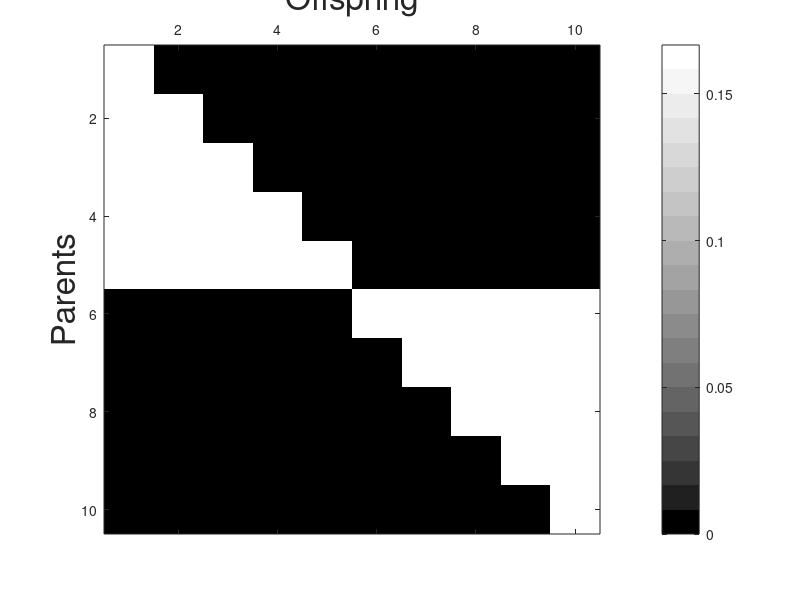
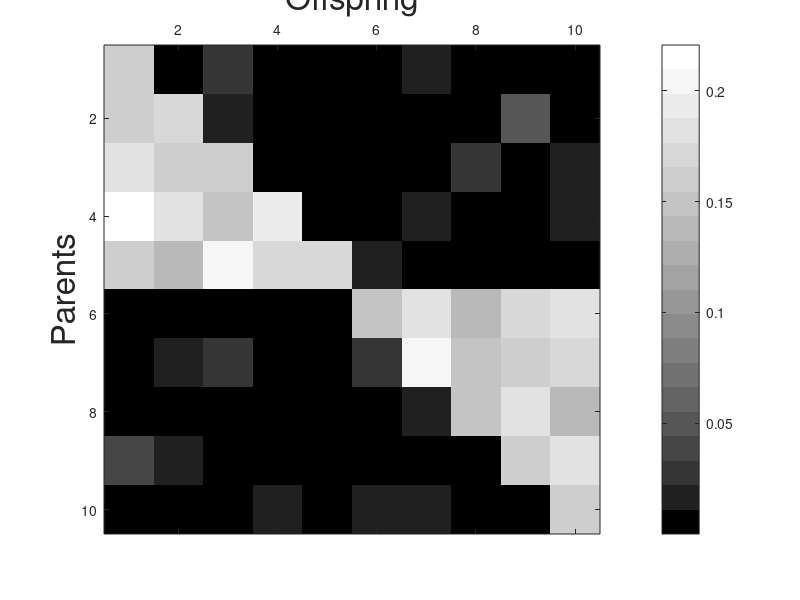
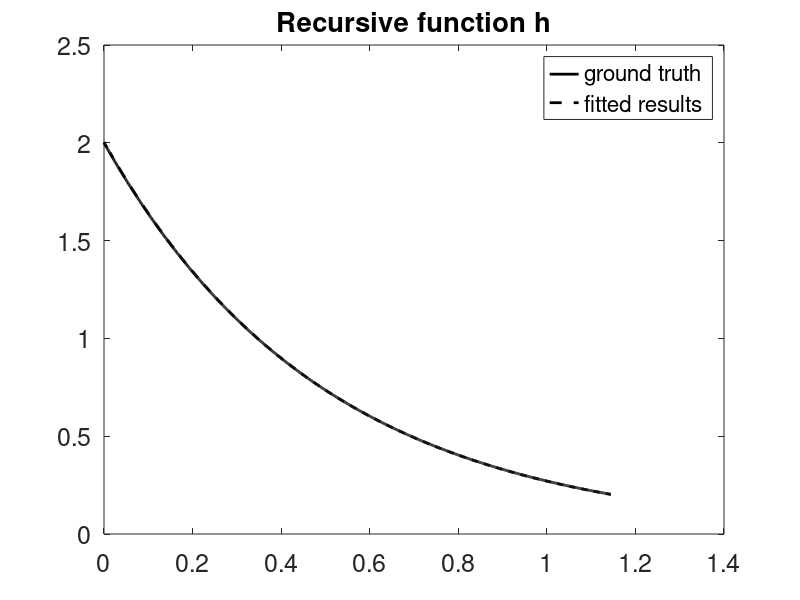
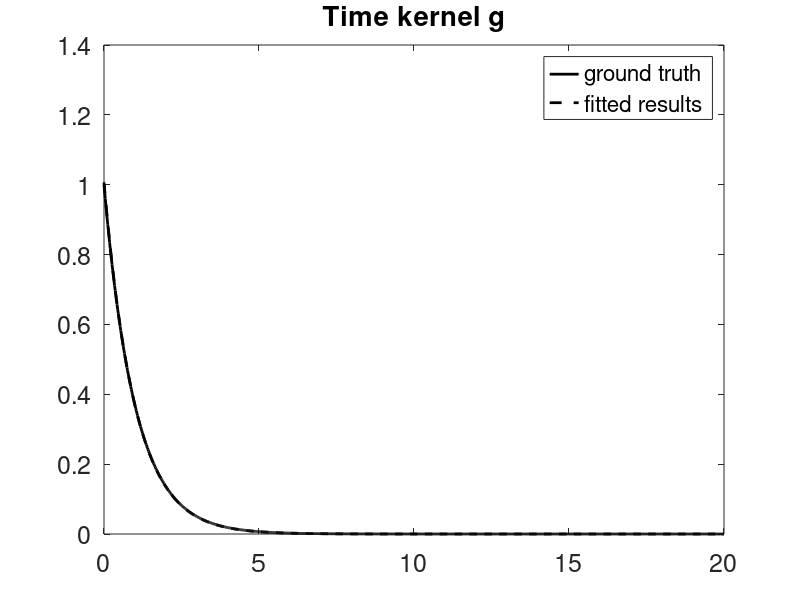

Recreate these plots in MATLAB, in order.
clear;
clc;

addpath('methods');
addpath('exp_syn_data');

type = 'par';

if strcmp(type,'par')
    load('data_par.mat');
    alpha = -log(h(1));
    h = @(x)alpha*h(x);
    A = A/alpha;
else
    load('data_non_par.mat');
end

M = max(max(Lam));
m = min(min(Lam));

c = [1,1,1];
c_bar = (linspace(0,1,20)').^(0.7)*[1,1,1];

figure(1);
imagesc(A1);
colormap(c_bar);
colorbar;
ylabel('Parents','FontSize', 24);
xlabel('Offspring','FontSize', 24);
%     title(strcat('K matrix: ',num2str(length(H(:,2)))));
set(gca,'XAxisLocation','top');


figure(2);
imagesc(A);
colormap(c_bar);
colorbar;
ylabel('Parents','FontSize', 24);
xlabel('Offspring','FontSize', 24);
%     title(strcat('K matrix: ',num2str(length(H(:,2)))));
set(gca,'XAxisLocation','top');

error_K = norm(A-A1)/norm(A1);

% figure(3);
% error_mat = abs(A-A1);
% imagesc(error_mat);
% colorbar;
% xlabel('Parents');
% ylabel('Offspring');
% title(strcat('Error of K: ',num2str(size(H(:,2)))));
% set(gca,'XAxisLocation','top');

figure(4);
plot(linspace(0,M,1000),h1(linspace(0,M,1000)),'-','linewidth',2,'color',0*c);
hold on;
plot(linspace(0,M,1000),h(linspace(0,M,1000)),'--','linewidth',2,'color',0*c);
legend('ground truth','fitted results','Fontsize',24);
title('Recursive function h','Fontsize',32);
set(gca,'fontsize',18);
error_alpha = abs(h1(0)-h(0))/abs(h1(0));

figure(5);
X = linspace(0,20,1000);
plot(X,omega1*exp(-omega1*X),'-','linewidth',2,'color',0*c);
hold on
plot(X,w*exp(-w*X),'--','linewidth',2,'color',0*c);
legend('ground truth','fitted results','Fontsize',24);
title('Time kernel g','Fontsize',32);
set(gca,'fontsize',18);
error_g = abs(w-omega1)/abs(omega1);

figure(6);
plot(1:size(A1,1), 10*mu1,'.','markersize',20, 'color',0*c);
hold on;
plot(1:size(A1,1), u,'*','markersize',20, 'color',0*c);
axis([0,size(A1,1),0,0.20]);
title('Background rate \mu','Fontsize',32);
legend('ground truth','fitted results','Fontsize',24);
set(gca,'fontsize',18);
error_mu = norm(u-mu1*10)/norm(mu1*10);

error_k = zeros(size(Lam));
for i = 1:length(Lam)
    error_k(i) = norm(A1*h1(Lam(i))-A*h(Lam(i)))/norm(A1*h1(Lam(i)));
end
error_prod = mean(error_k);

format long
error_g
error_alpha
error_K
error_mu
error_prod
Num_sampled = length(H(:,2))